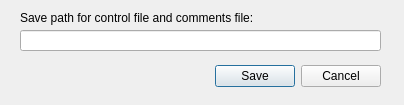
<?xml version="1.0" encoding="UTF-8"?>
<ui version="4.0">
 <class>Dialog</class>
 <widget class="QDialog" name="Dialog">
  <property name="geometry">
   <rect>
    <x>0</x>
    <y>0</y>
    <width>404</width>
    <height>105</height>
   </rect>
  </property>
  <property name="windowTitle">
   <string>Dialog</string>
  </property>
  <widget class="QDialogButtonBox" name="buttonBox">
   <property name="geometry">
    <rect>
     <x>40</x>
     <y>60</y>
     <width>341</width>
     <height>32</height>
    </rect>
   </property>
   <property name="orientation">
    <enum>Qt::Horizontal</enum>
   </property>
   <property name="standardButtons">
    <set>QDialogButtonBox::Cancel|QDialogButtonBox::Save</set>
   </property>
  </widget>
  <widget class="QLineEdit" name="lineEdit">
   <property name="geometry">
    <rect>
     <x>20</x>
     <y>30</y>
     <width>361</width>
     <height>21</height>
    </rect>
   </property>
   <property name="toolTip">
    <string>Filepath to be saved to</string>
   </property>
  </widget>
  <widget class="QLabel" name="label">
   <property name="geometry">
    <rect>
     <x>20</x>
     <y>10</y>
     <width>281</width>
     <height>16</height>
    </rect>
   </property>
   <property name="text">
    <string>Save path for control file and comments file:</string>
   </property>
  </widget>
 </widget>
 <resources/>
 <connections/>
</ui>
